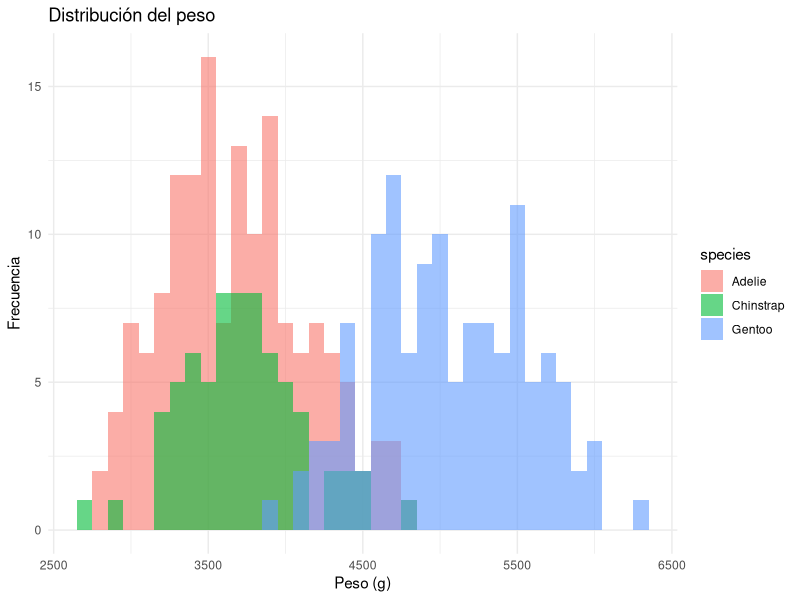
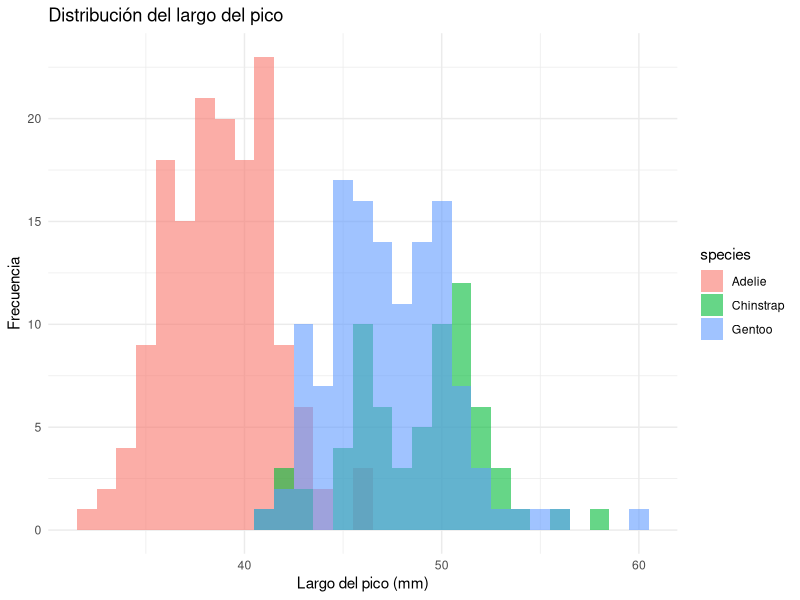
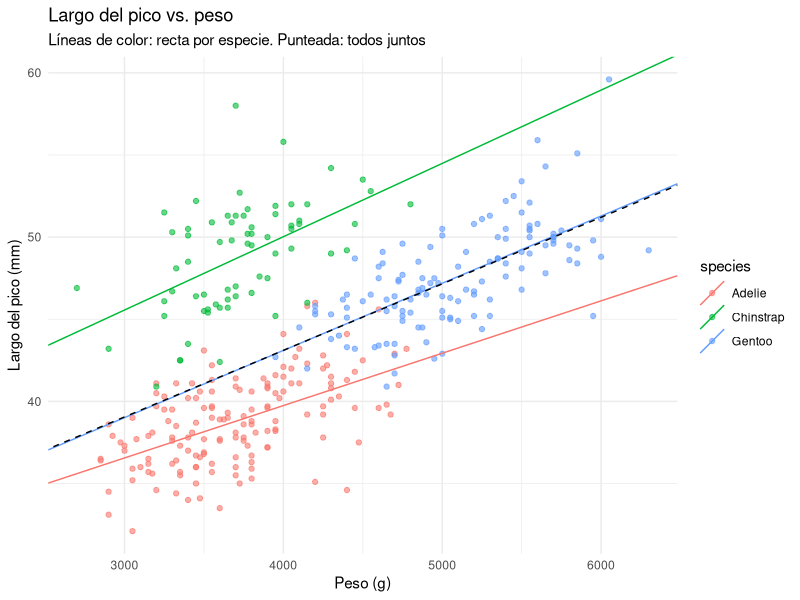
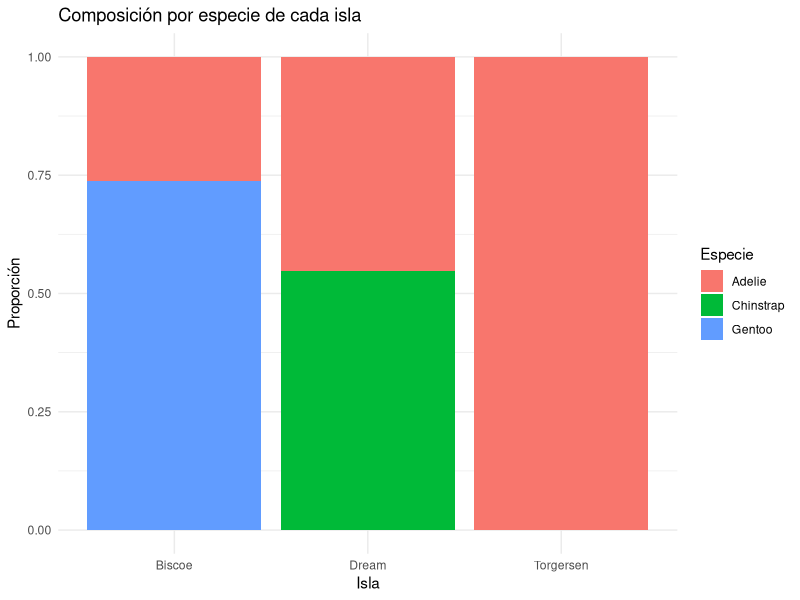
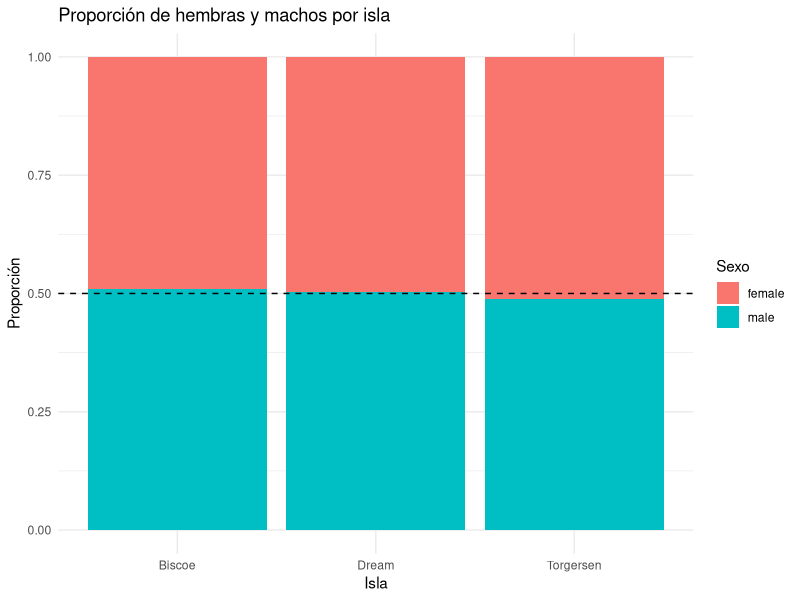

Generate these figures, in order, with R:
# =====================================================================
# Ejercicio de Análisis de datos: pingüinos de Palmer (palmerpenguins)
# Script principal. No se definen funciones propias, por eso no hay
# archivo funciones.R en esta carpeta.
# =====================================================================

set.seed(123)               # reproducibilidad: SIEMPRE al principio
# (este análisis no usa azar, pero lo fijamos igual)

# Paso 1: cargamos los paquetes. La primera vez hay que instalar el de
# los datos (una sola vez): install.packages("palmerpenguins")
library(tidyverse)
library(palmerpenguins)

# ---------------------------------------------------------------------
# Exploración inicial de los datos
# ---------------------------------------------------------------------

# Paso 1: tamaño de la base y categorías de las variables de texto
nrow(penguins)
unique(penguins$species)
unique(penguins$island)

# Paso 2: ¿cuántos datos faltantes (NA) hay en cada variable que usamos?
penguins %>%
  summarise(
    NA_especie = sum(is.na(species)),
    NA_isla    = sum(is.na(island)),
    NA_pico    = sum(is.na(bill_length_mm)),
    NA_peso    = sum(is.na(body_mass_g)),
    NA_sexo    = sum(is.na(sex))
  )

# Paso 3: para la pregunta 1 necesitamos largo del pico y peso, así que
# sacamos los pingüinos que no tienen alguno de los dos datos
peng <- penguins %>%
  filter(!is.na(bill_length_mm) & !is.na(body_mass_g))
nrow(peng)

# Paso 4: rangos, para chequear que no haya valores imposibles
# (negativos o absurdos)
peng %>%
  summarise(
    peso_min = min(body_mass_g), peso_max = max(body_mass_g),
    pico_min = min(bill_length_mm), pico_max = max(bill_length_mm)
  )

# Paso 5: distribuciones del peso y del largo del pico, por especie
ggplot(peng, aes(x = body_mass_g, fill = species)) +
  geom_histogram(position = "identity", alpha = 0.6, binwidth = 100) +
  labs(title = "Distribución del peso", x = "Peso (g)", y = "Frecuencia") +
  theme_minimal()

ggplot(peng, aes(x = bill_length_mm, fill = species)) +
  geom_histogram(position = "identity", alpha = 0.6, binwidth = 1) +
  labs(title = "Distribución del largo del pico", x = "Largo del pico (mm)", y = "Frecuencia") +
  theme_minimal()

# ---------------------------------------------------------------------
# Pregunta 1: ¿cómo cambia el largo del pico a medida que cambia el peso?
# ---------------------------------------------------------------------

# Paso 1: las especies tienen tamaños muy distintos, así que estimamos
# la relación con todos los pingüinos juntos y también dentro de cada
# especie. Primero, regresión con todos juntos:
# largo del pico = intercepto + pendiente * peso
modelo <- lm(bill_length_mm ~ body_mass_g, data = peng)
coef(modelo)                      # intercepto y pendiente
summary(modelo)$r.squared         # R2: qué parte de la variación explica

# Paso 2: una regresión por especie, guardando los resultados en una tabla
especies <- unique(peng$species)

resultados <- data.frame(
  species    = especies,
  intercepto = NA_real_,
  pendiente  = NA_real_,
  R2         = NA_real_
)

for (i in seq_along(especies)) {
  datos_i  <- peng %>% filter(species == especies[i])
  modelo_i <- lm(bill_length_mm ~ body_mass_g, data = datos_i)
  resultados$intercepto[i] <- coef(modelo_i)[1]
  resultados$pendiente[i]  <- coef(modelo_i)[2]
  resultados$R2[i]         <- summary(modelo_i)$r.squared
}

resultados

# Paso 3: gráfico de dispersión con una recta por especie (color) y la
# recta de todos juntos (punteada)
ggplot(peng, aes(x = body_mass_g, y = bill_length_mm, color = species)) +
  geom_point(alpha = 0.6) +
  geom_abline(data = resultados, aes(intercept = intercepto, slope = pendiente, color = species)) +
  geom_abline(intercept = coef(modelo)[1], slope = coef(modelo)[2], linetype = "dashed") +
  labs(title = "Largo del pico vs. peso",
       subtitle = "Líneas de color: recta por especie. Punteada: todos juntos",
       x = "Peso (g)", y = "Largo del pico (mm)") +
  theme_minimal()

# ---------------------------------------------------------------------
# Pregunta 2: ¿cuál es la composición por especie de cada isla?
# ---------------------------------------------------------------------

# Paso 1: usamos la base completa (penguins), porque esta pregunta no
# necesita pico ni peso. Chequeamos que no haya NAs en las variables
sum(is.na(penguins$species))
sum(is.na(penguins$island))

# Paso 2: cantidad de pingüinos de cada especie en cada isla
cantidad <- penguins %>%
  count(island, species)
cantidad

# Paso 3: composición = proporción de cada especie dentro de cada isla
composicion <- cantidad %>%
  group_by(island) %>%
  mutate(total_isla = sum(n),
         proporcion = n / total_isla) %>%
  ungroup()
composicion

# Paso 4: gráfico de la composición (cada barra suma 100%)
ggplot(composicion, aes(x = island, y = proporcion, fill = species)) +
  geom_col() +
  labs(title = "Composición por especie de cada isla",
       x = "Isla",
       y = "Proporción",
       fill = "Especie") +
  theme_minimal()

# ---------------------------------------------------------------------
# Pregunta 3: ¿cómo varía la proporción de hembras y machos entre las
# islas en la muestra?
# ---------------------------------------------------------------------

# Paso 1: cantidad y proporción de hembras y machos en cada isla
# (sacamos los pingüinos sin dato de sexo, porque esta pregunta lo usa)
isla_sexo <- peng %>%
  filter(!is.na(sex)) %>%
  group_by(island, sex) %>%
  summarise(cantidad = length(sex), .groups = "drop") %>%
  group_by(island) %>%
  mutate(proporcion = cantidad / sum(cantidad)) %>%
  ungroup()

isla_sexo

# Paso 2: gráfico de la proporción de hembras y machos en cada isla
# (cada barra suma 100%). La línea punteada marca el 50%
ggplot(isla_sexo, aes(x = island, y = proporcion, fill = sex)) +
  geom_col() +
  geom_hline(yintercept = 0.5, linetype = "dashed") +
  labs(title = "Proporción de hembras y machos por isla",
       x = "Isla", y = "Proporción", fill = "Sexo") +
  theme_minimal()
